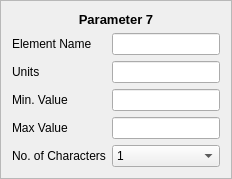
        <widget class="QFrame" name="frameParameter_7">
         <property name="frameShape">
          <enum>QFrame::StyledPanel</enum>
         </property>
         <property name="frameShadow">
          <enum>QFrame::Raised</enum>
         </property>
         <layout class="QFormLayout" name="formLayout_4">
          <item row="1" column="0">
           <widget class="QLabel" name="label_16">
            <property name="text">
             <string>Element Name</string>
            </property>
           </widget>
          </item>
          <item row="1" column="1">
           <widget class="QLineEdit" name="lineEdit_13"/>
          </item>
          <item row="2" column="0">
           <widget class="QLabel" name="label_17">
            <property name="text">
             <string>Units</string>
            </property>
           </widget>
          </item>
          <item row="2" column="1">
           <widget class="QLineEdit" name="lineEdit_14"/>
          </item>
          <item row="3" column="0">
           <widget class="QLabel" name="label_18">
            <property name="text">
             <string>Min. Value</string>
            </property>
           </widget>
          </item>
          <item row="3" column="1">
           <widget class="QLineEdit" name="lineEdit_15"/>
          </item>
          <item row="4" column="0">
           <widget class="QLabel" name="label_19">
            <property name="text">
             <string>Max Value</string>
            </property>
           </widget>
          </item>
          <item row="4" column="1">
           <widget class="QLineEdit" name="lineEdit_16"/>
          </item>
          <item row="5" column="0">
           <widget class="QLabel" name="label_20">
            <property name="text">
             <string>No. of Characters</string>
            </property>
           </widget>
          </item>
          <item row="5" column="1">
           <widget class="QComboBox" name="comboBox_4">
            <item>
             <property name="text">
              <string>1</string>
             </property>
            </item>
            <item>
             <property name="text">
              <string>2</string>
             </property>
            </item>
            <item>
             <property name="text">
              <string>3</string>
             </property>
            </item>
            <item>
             <property name="text">
              <string>4</string>
             </property>
            </item>
            <item>
             <property name="text">
              <string>5</string>
             </property>
            </item>
            <item>
             <property name="text">
              <string>6</string>
             </property>
            </item>
            <item>
             <property name="text">
              <string>7</string>
             </property>
            </item>
            <item>
             <property name="text">
              <string>8</string>
             </property>
            </item>
            <item>
             <property name="text">
              <string>9</string>
             </property>
            </item>
            <item>
             <property name="text">
              <string>10</string>
             </property>
            </item>
            <item>
             <property name="text">
              <string>11</string>
             </property>
            </item>
            <item>
             <property name="text">
              <string>12</string>
             </property>
            </item>
            <item>
             <property name="text">
              <string>13</string>
             </property>
            </item>
            <item>
             <property name="text">
              <string>14</string>
             </property>
            </item>
            <item>
             <property name="text">
              <string>15</string>
             </property>
            </item>
            <item>
             <property name="text">
              <string>16</string>
             </property>
            </item>
            <item>
             <property name="text">
              <string>17</string>
             </property>
            </item>
            <item>
             <property name="text">
              <string>18</string>
             </property>
            </item>
            <item>
             <property name="text">
              <string>19</string>
             </property>
            </item>
            <item>
             <property name="text">
              <string>20</string>
             </property>
            </item>
            <item>
             <property name="text">
              <string>21</string>
             </property>
            </item>
            <item>
             <property name="text">
              <string>22</string>
             </property>
            </item>
            <item>
             <property name="text">
              <string>23</string>
             </property>
            </item>
            <item>
             <property name="text">
              <string>24</string>
             </property>
            </item>
            <item>
             <property name="text">
              <string>25</string>
             </property>
            </item>
            <item>
             <property name="text">
              <string>26</string>
             </property>
            </item>
            <item>
             <property name="text">
              <string>27</string>
             </property>
            </item>
            <item>
             <property name="text">
              <string>28</string>
             </property>
            </item>
            <item>
             <property name="text">
              <string>29</string>
             </property>
            </item>
            <item>
             <property name="text">
              <string>30</string>
             </property>
            </item>
           </widget>
          </item>
          <item row="0" column="0" colspan="2">
           <widget class="QLabel" name="label_46">
            <property name="text">
             <string>&lt;html&gt;&lt;head/&gt;&lt;body&gt;&lt;p align=&quot;center&quot;&gt;&lt;span style=&quot; font-size:10pt; font-weight:600;&quot;&gt;Parameter 7&lt;/span&gt;&lt;/p&gt;&lt;/body&gt;&lt;/html&gt;</string>
            </property>
           </widget>
          </item>
         </layout>
        </widget>
